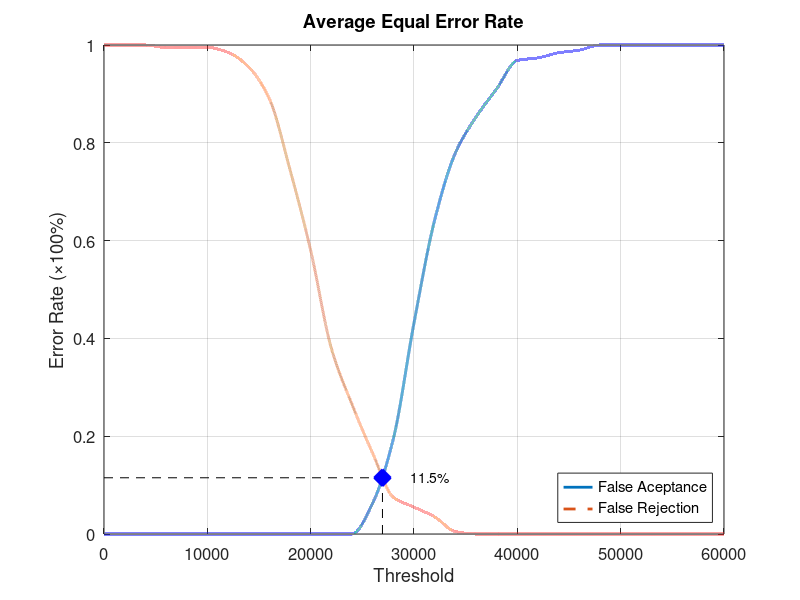
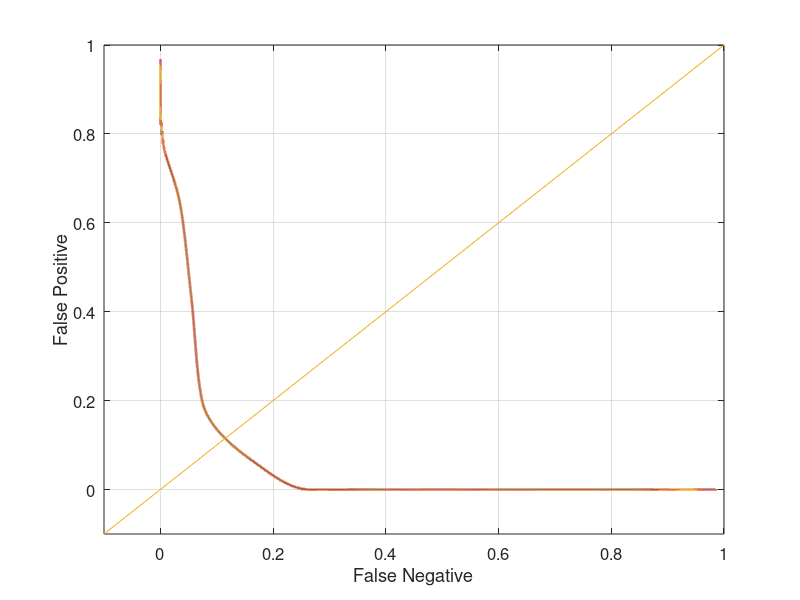

Recreate these plots in MATLAB, in order.
function yEER = Database2_1
close all;
clear;
clc;
x = 0:2000:60000;
xq = 0:0.5:60000;

y0 = [0 0 0 0 0 0 0 0 0 0 0 0 0 0.0631579 0.194737 0.431579 0.642105 0.778947 0.852632 0.910526 0.968421 0.973684 0.984211 0.989474 1 1 1 1 1 1 1];
yy0 = interp1(x, y0, xq, 'pchip');
y1 = [1 1 1 0.995 0.995 0.995 0.985 0.955 0.89 0.745 0.58 0.38 0.265 0.165 0.075 0.055 0.035 0.005 0 0 0 0 0 0 0 0 0 0 0 0 0];
yy1 = interp1(x, y1, xq, 'pchip');

% Calculating EER: 
y2 = abs(y0 - y1);
find(y2 == min(y2))
yy2 = abs(yy0 - yy1);
xEER = find(yy2 == min(yy2));
xEERIndex = xq(xEER) % X-axis EER
yEER = yy0(xEER) % Y-axis EER

main = figure
plot(xq, yy0,'-','LineWidth', 2);	hold on
plot(xq, yy1,'--','LineWidth', 2);	hold on
plot([xEERIndex xEERIndex], [0 yEER], 'k--');	hold on
plot([0 xEERIndex], [yEER yEER], 'k--');	hold on
plot(xEERIndex, yEER, 'bx', 'LineWidth', 10);	hold on
text(xEERIndex + 10 * xEERIndex / 100, yEER, [num2str(round((10000 * yEER)) / 100) '%'])
legend('False Aceptance', 'False Rejection', 'Location', 'SouthEast')
xlabel('Threshold')
ylabel('Error Rate (\times100%)')
title('Average Equal Error Rate')
set(gca, 'FontSize', 12)
axis([0 60000 0 1])
grid on

print(main, 'Database2_1Main', '-dpng');
FNRxFPR = figure('Color', [1 1 1]);
plot(yy1, yy0, '-', yy1, yy0, 'LineWidth', 2);
hold on
y = -0.1:0.1:1
plot(y, y); 
set(gca, 'FontSize', 12)
xlabel('False Negative')
ylabel('False Positive')
axis([-0.1 1 -0.1 1])
set(gca, 'FontSize', 12)
grid on

print(FNRxFPR, 'Database2_1FNRxFPR','-dpng');
end
